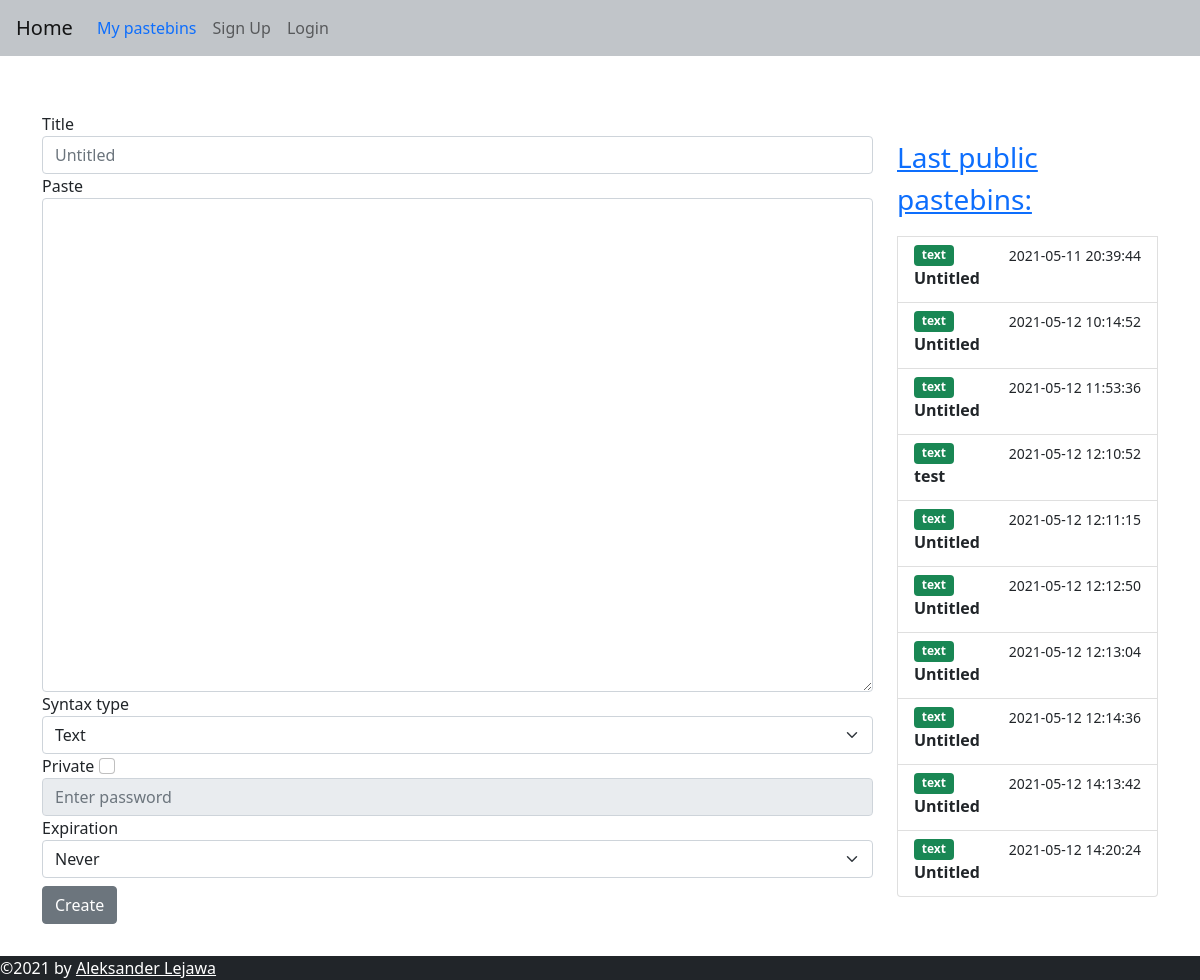
Before: / with the older database file.
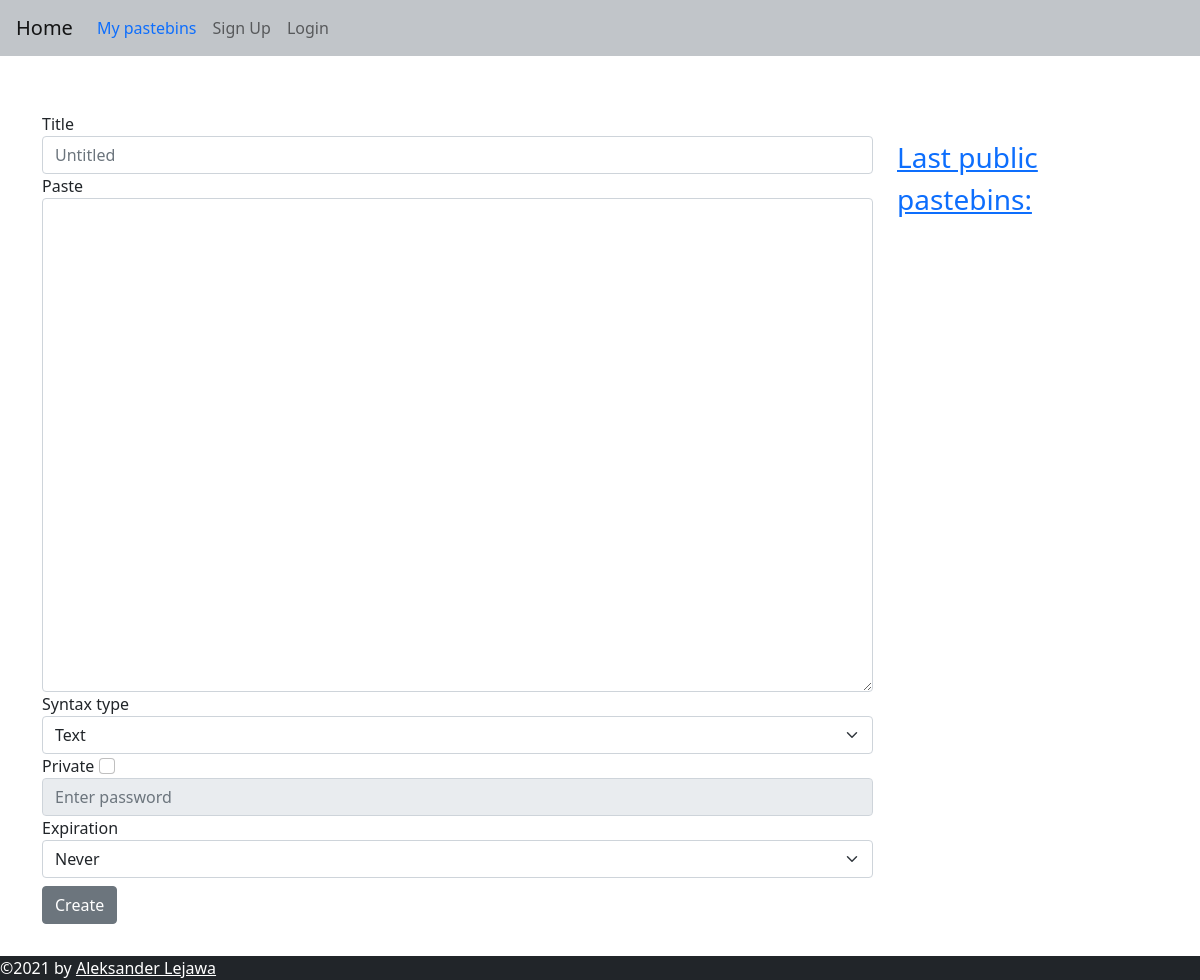
After: the same page with the newer database file.
### web/models.py (models this page shows, shortened)
class Pastebin(db.Model):
    id = db.Column(db.Integer, primary_key=True)
    title = db.Column(db.String(100), default="Untitled")
    content = db.Column(db.String(60000))
    syntax = db.Column(db.String(50))
    user_id = db.Column(db.Integer, db.ForeignKey("user.id"))
    date = db.Column(db.DateTime(timezone=True))
    expire_date = db.Column(db.DateTime(timezone=True))
    password = db.Column(db.String(150))
    link = db.Column(db.String(150), unique=True)
    def is_expired(self):
        if self.expire_date:
            if datetime.utcnow() > self.expire_date:
                db.session.delete(self)
                db.session.commit()
                return True
            return False
        else:
            return False

### web/pastebin/routes.py (the view, shortened to what this page needs)
@bp.route("/", methods=["GET", "POST"])
def home():
   form = CreatePastebinForm()
   return render_template("home.html", user=current_user, form=form, public_pastebins=get_public_pastebins())

### web/pastebin/forms.py (shortened to what this page needs)
class CreatePastebinForm(FlaskForm):
    types = [
        "Text","Bash", "C", "C#", "C++", "CSS", "GO", "HTML", "HTTP", "INI",
        "Java", "JavaScript", "JSON", "Kotlin", "LUA", "Markdown", "Objective-C",
        "Perl", "PHP", "Python", "R", "Ruby", "Rust", "SQL", "TypeScript"
    ]
    dates = [
        "Never",
        "1 Minute",
        "15 Minutes",
        "1 Hour",
        "1 Day",
        "1 Week",
        "1 Month",
        "1 Year"
    ]
    title = StringField("Title", validators=[Optional(), Length(max=100, message="Title can't exceed %(max)d characters.")], filters= [lambda x: x or None])
    content = TextAreaField("Paste", validators=[DataRequired(), Length(max=60000, message="Pastebin can't be longer than %(max)d characters.")])
    syntax = SelectField("Syntax type", choices=types, validators=[DataRequired()])
    private = BooleanField("Private")
    password = StringField()
    expire = SelectField("Expiration", choices=dates)
    submit = SubmitField("Create")

### web/pastebin/routes.py (called while the page is built)
def get_public_pastebins():
   pastebins = Pastebin.query.filter_by(password=None).all()[-10:]
   for pastebin in pastebins:
      pastebin.is_expired()
   return pastebins

### web/templates/home.html (shortened to what this page needs)
{% extends "base.html" %}
{% block content%}
<div class="row">
  <div class="col-9">
    <form method="POST">
      <div class="form-group mt-5">
        {{ form.title.label}}
        {{ form.title(class_="form-control", placeholder="Untitled")}}
      </div>
      {{ form.content.label }}
      {{ form.content(class_="form-control", cols="35", rows="20") }}
      {{ form.syntax.label}}
      {{ form.syntax(class_="form-select")}}
      {{ form.private.label }}
      {{ form.private(class_="form-check-input") }}
      {{ form.password(class_="form-control", disabled="", placeholder="Enter password") }}
      {{ form.expire.label }}
      {{ form.expire(class_="form-select")}}
      {{ form.submit(class_="btn btn-secondary mt-2 mb-2") }}
    </form>
  </div>
  <div class="col mt-5">
    <div class="list-group mt-4">
      <a href="/public?page=1"><p class="lead fs-3">Last public pastebins:</a></p>
      {% for pastebin in public_pastebins %}
      <a href="{{pastebin.link}}" class="list-group-item list-group-item-action">
        <div class="d-flex w-100 justify-content-between">
          <span class="badge bg-success">{{ pastebin.syntax }}</span>
          <small>{{ pastebin.date.replace(microsecond=0) }}</small>
        </div>
        <p class="mb-1"><b>{{ pastebin.title if pastebin.title|length < 10 else pastebin.title[:10] + "..."}}</b></p>
      </a>
      {% endfor %}
    </div>
  </div>
</div>
{% endblock %}

### web/templates/base.html (shortened to what this page needs)
<!DOCTYPE html>
<html>
<head>
  <link href="https://cdn.jsdelivr.net/npm/bootstrap@5.0.0/dist/css/bootstrap.min.css" rel="stylesheet"
>
  <link rel="stylesheet" href="//unpkg.com/@highlightjs/cdn-assets@10.7.2/styles/default.min.css">
  <link rel="stylesheet" type="text/css" href="{{ url_for('static',filename='css/style.css') }}">
</head>
<body>
  <nav class="navbar navbar-expand-lg navbar navbar-light">
    <a class="navbar-brand ms-3" href="/">Home</a>
    <div class="collapse navbar-collapse" id="navbar">
      <div class="navbar-nav">
        <a class="nav-item nav-link text-primary" id="user" href="/user">My pastebins</a>
        {% if user.is_authenticated %}
        <a class="nav-item nav-link" id="logout" href="/user/edit">Edit account</a>
        <a class="nav-item nav-link" id="logout" href="/logout">Log Out</a>
        {% else %}
        <a class="nav-item nav-link" id="signup" href="/sign-up">Sign Up</a>
        <a class="nav-item nav-link" id="login" href="/login">Login</a>
        {% endif %}
      </div>
    </div>
  </nav>
  <div class="container mt-2">{% block content %} {% endblock %}</div>
  <div class="mt-5">
    <footer class="bg-dark text-white">
      ©2021 by <a class="text-white" href="https://github.com/syqu22">Aleksander Lejawa</a>
    </footer>
  </div>
</body>
</html>

### web/static/css/style.css (style rules this page uses)
footer { position: fixed; bottom: 0; width: 100%; }
#content { height:100%; }
.navbar { background-color: #c1c5c9; }

Changed rows visible on the page:
removed Pastebin: syntax "text", date.replace "2021-05-11 20:39:44", title "Untitled"
removed Pastebin: syntax "text", date.replace "2021-05-12 10:14:52", title "Untitled"
removed Pastebin: syntax "text", date.replace "2021-05-12 11:53:36", title "Untitled"
removed Pastebin: syntax "text", date.replace "2021-05-12 12:10:52", title "test"
removed Pastebin: syntax "text", date.replace "2021-05-12 12:11:15", title "Untitled"
removed Pastebin: syntax "text", date.replace "2021-05-12 12:12:50", title "Untitled"
removed Pastebin: syntax "text", date.replace "2021-05-12 12:13:04", title "Untitled"
removed Pastebin: syntax "text", date.replace "2021-05-12 12:14:36", title "Untitled"
removed Pastebin: syntax "text", date.replace "2021-05-12 14:13:42", title "Untitled"
removed Pastebin: syntax "text", date.replace "2021-05-12 14:20:24", title "Untitled"
